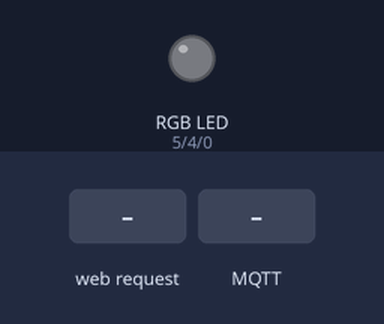
This sketch was run on a simulated ESP8266 (NodeMCU). Shown: an RGB LED mixed from three pins (HIGH = lit). Dashed ring = blinking. Inputs (shaded band) come from the test bench. WiFi joins after 1.5 s; servers stay silent unless stated; random numbers use the default seed unless the sketch sets one; no MQTT or app messages arrive unless stated; what the sketch prints to the serial monitor is not drawn.

Above: at 2.2 s.
2.3 s: HTTP request GET /?SSID=cor received
At 5.2 s:
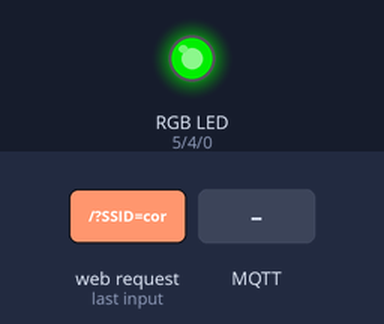
5.3 s: MQTT message "cor" arrives on the second subscribed topic
At 8.1 s:
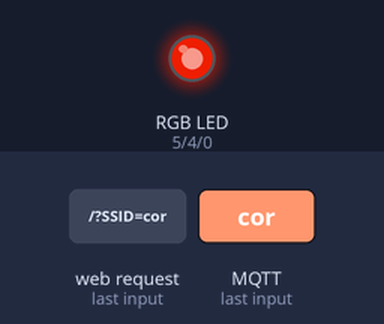
8.3 s: MQTT message "0" arrives on the second subscribed topic
At 10.5 s:
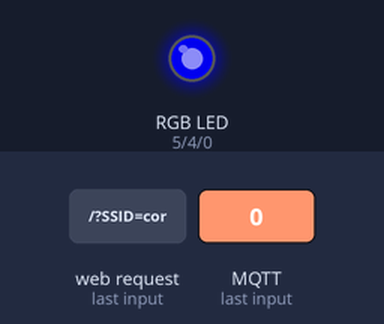
11.3 s: MQTT message "1" arrives on the second subscribed topic
At 11.6 s:
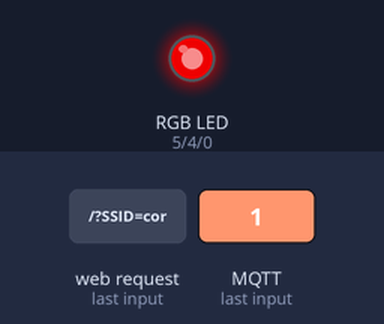
13.3 s: MQTT message "2" arrives on the second subscribed topic
16.3 s: MQTT message "3" arrives on the second subscribed topic
At 21.3 s:
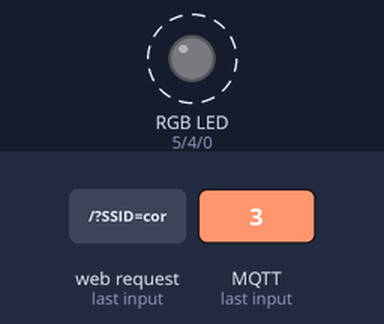
Timing chart, 0 to 22.3 s (numbered marks = the images above; inputs shaded):
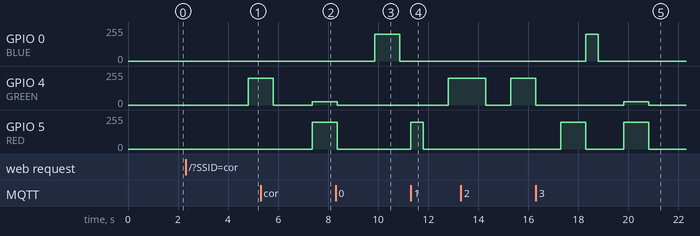

The sketch:

GENIUSServerWifiConfig.ino
```cpp
#include <ESP8266WiFi.h>
#include <WiFiClient.h>
#include <ESP8266WebServer.h>
#include <ESP8266mDNS.h>
#include <PubSubClient.h>

const char *ssid = "VAN PF #184";
const char *password = "policiafederal";
String nssid,npass,mqtt_server;
const int RED = 5;
const int GREEN = 4;
const int BLUE = 0;
char msg[50];
String colorList;
int interval = 1000;
int colorIndex = 0, totalColors = 5;
bool mqtt = false;

ESP8266WebServer server(80);
WiFiClient espClient;
PubSubClient client(espClient);


String configPage ="<FORM action=\"/\" method=\"post\">"
"<P>"
"GENIUS<br>"
"<INPUT type=\"text\" name=\"SSID\" >ssid<BR>"
"<INPUT type=\"password\" name=\"SENHA\">senha<BR>"
"<INPUT type=\"text\" name=\"MQTTSERVER\" >ip mqtt<BR>"
"<INPUT type=\"submit\" value=\"Send\"> <INPUT type=\"reset\">"
"</P>"
"</FORM>";
void handleRoot()
{
  if (server.hasArg("SSID")) {
    Serial.println("TEM");
    handleSubmit();
  }
  else {
    Serial.println("NAOTEM");
    server.send(200, "text/html", configPage);
  }
}
void handleSubmit(){
  nssid = server.arg("SSID");
  npass = server.arg("SENHA");
  mqtt_server = server.arg("MQTTSERVER");
  setupWifiMode();
}
void setup() {
  pinMode(RED, OUTPUT);
  pinMode(GREEN, OUTPUT);
  pinMode(BLUE, OUTPUT);
	delay(1000);
	Serial.begin(115200);
	Serial.println();
	Serial.print("Configurando...");
	WiFi.softAP(ssid, password);
	IPAddress myIP = WiFi.softAPIP();
	Serial.print("Configuração de conexão em: ");
	Serial.println(myIP);
	server.on("/", handleRoot);
	server.begin();
	Serial.println("HTTP server started");
}
void setupWifiMode(){
  server.close();
  WiFi.disconnect();
  delay(10);
  Serial.println();
  Serial.print("Connecting to ");
  Serial.println(nssid);
  WiFi.begin(nssid.c_str(),npass.c_str());
    while (WiFi.status() != WL_CONNECTED) {
    delay(500);
    Serial.print(".");
  }
  randomSeed(micros());

  Serial.println("");
  Serial.println("WiFi connected");
  Serial.println("IP address: ");
  Serial.println(WiFi.localIP());
  client.setServer(mqtt_server.c_str(), 1883);
  client.setCallback(callback);
  mqtt = true;
  startGame();
}
void ledColor(int color) {
  if (color == 0) {
    analogWrite(RED, 0);
    analogWrite(GREEN, 0);
    analogWrite(BLUE, 0);
  } else if (color == 1) {
    analogWrite(RED, 200);
    analogWrite(GREEN, 0);
    analogWrite(BLUE, 0);
  } else if (color == 2) {
    analogWrite(RED, 0);
    analogWrite(GREEN, 200);
    analogWrite(BLUE, 0);
  } else if (color == 3) {
    analogWrite(RED, 0);
    analogWrite(GREEN, 0);
    analogWrite(BLUE, 200);
  } else if (color == 4) {
    analogWrite(RED, 200);
    analogWrite(GREEN, 25);
    analogWrite(BLUE, 0);
  }
}
void startGame() {
  colorList = "";
  colorIndex = 0;
  startRound();
}
void showColors(){
  int colorS = 0;
  for(int i=0;i<colorList.length();i++){
    colorS = colorList[i]-'0';
    delay(interval);
    ledColor(colorS);
    delay(interval);
    ledColor(0);
  }
  ledColor(0);
}
void startRound() {
  colorList = colorList+ random(1,totalColors);
  Serial.println(colorList);
  colorIndex = 0;
  char rounds[3];
  sprintf(rounds,"%d",colorList.length());
  client.publish("round",rounds);
  showColors();
}
void callback(char* topic, byte* payload, unsigned int length) {
  char toString[10] = "";
  for (int i = 0; i < length; i++) {
    toString[i] = (char)payload[i];
  }
  int num = atoi(toString);
  if (strcmp(topic, "cor") == 0) {
    int cor = colorList[colorIndex] - '0';
    ledColor(num);
    delay(500);
    ledColor(0);
    if (num == cor) {
      colorIndex++;
      if (colorIndex >= colorList.length())
        startRound();
    }
    else{
      startGame();
    }
  }
}

void reconnect() {
  // Loop until we're reconnected
  while (!client.connected()) {
    Serial.print("Attempting MQTT connection...");
    // Create a random client ID
    String clientId = "ESP8266Client-";
    clientId += String(random(0xffff), HEX);
    // Attempt to connect
    if (client.connect(clientId.c_str())) {
      Serial.println("connected");
      client.subscribe("reset");
      client.subscribe("cor");
    } else {
      Serial.print("failed, rc=");
      Serial.print(client.state());
      Serial.println(" try again in 5 seconds");
      // Wait 5 seconds before retrying
      delay(5000);
    }
  }
}
void loop() {
  if(!mqtt)
	  server.handleClient();
  else{
    if (!client.connected()) {
      reconnect();
    }
    client.loop();
  }
}
```

Measured:
- after the input at 2.3 s, GPIO 4 (GREEN): 0/255 → 200/255 after 2.5 s
- after the input at 5.3 s, GPIO 5 (RED): 0/255 → 200/255 after 2.1 s
- after the input at 8.3 s, GPIO 0 (BLUE): 0/255 → 200/255 after 1.6 s, → 0/255 1.0 s later
- after the input at 11.3 s, GPIO 4 (GREEN): 0/255 → 200/255 after 1.5 s; GPIO 5 (RED): 0/255 → 200/255 at once, → 0/255 0.50 s later
- after the input at 16.3 s, GPIO 0 (BLUE): 0/255 → 200/255 after 2.0 s, → 0/255 0.50 s later
